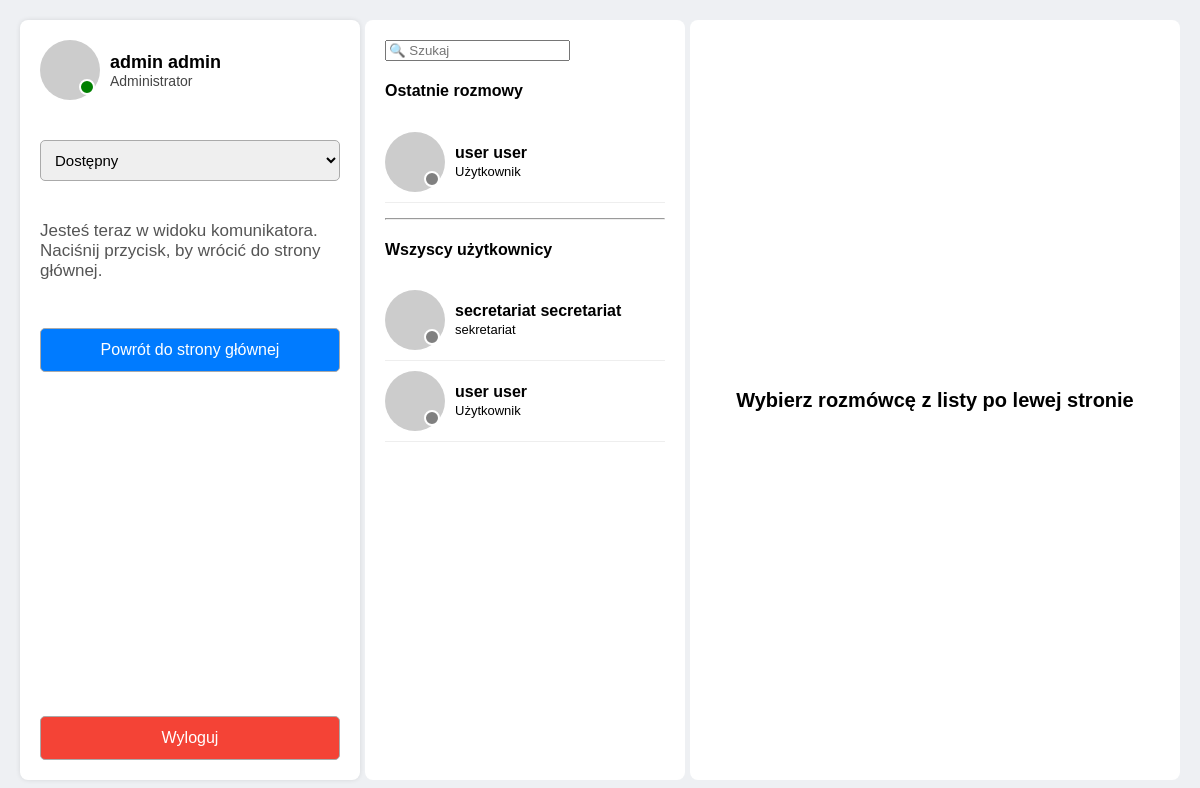
Screenshot of /messages/conversations (signed in) with the database file from the repository.
### users/models.py (models this page shows, shortened)
class User(AbstractUser):
    ROLE_CHOICES = [
        ('administrator', 'Administrator'),
        ('secretariat', 'Sekretariat'),
        ('user', 'Użytkownik'),
    ]
    STATUS_CHOICES = [
        ('available', 'Dostępny'),
        ('busy', 'Zajęty'),
        ('offline', 'Niedostępny'),
    ]
    rola = models.CharField(max_length=20, choices=ROLE_CHOICES, default='user')
    status = models.CharField(max_length=20, choices=STATUS_CHOICES, default='available')

### users/views.py (the view, shortened to what this page needs)
# urls.py: path('messages/conversations', messages_view, name='messages'),
@login_required
def messages_view(request):
    return_url = '/user/mainpage/'
    if request.user.rola == 'administrator':
        return_url = '/administrator/mainpage/'
    elif request.user.rola == 'secretariat':
        return_url = '/secretariat/mainpage/'
    all_users = User.objects.exclude(id=request.user.id).order_by('last_name', 'first_name')
    message_history = Message.objects.filter(Q(sender=request.user) | Q(receiver=request.user))
    last_user_ids = {msg.sender.id for msg in message_history}.union({msg.receiver.id for msg in message_history})
    last_user_ids.discard(request.user.id)
    recent_users = User.objects.filter(id__in=last_user_ids).annotate(
        unread_count=Count(Case(
            When(sent_messages__receiver=request.user, sent_messages__is_read=False, then=1),
            output_field=IntegerField()
        ))
    )
    selected_user = None
    conversation = []
    return render(request, 'messages/conversations.html', {
        'recent_users': recent_users,
        'all_users': all_users,
        'selected_user': selected_user,
        'messages': conversation,
        'return_url': return_url
    })

### users/templates/messages/conversations.html (shortened to what this page needs)
<!DOCTYPE html>
<html lang="pl">
<head>
</head>
<div class="container">
  <div class="sidebar">
    <div class="top-section">
      <div class="profile">
        <div class="profile-pic">
          <div class="status-dot {% if request.user.status == 'available' %}green{% elif request.user.status == 'busy' %}orange{% else %}gray{% endif %}"></div>
        </div>
        <div class="user-info">
          <h2>{{ request.user.get_full_name }}</h2>
          <div class="role">{{ request.user.get_rola_display }}</div>
        </div>
      </div>
      <form method="post" action="{% url 'change_status' %}" style="margin-top: 10px;">
        <select name="status" onchange="this.form.submit()" style="width: 100%; padding: 10px; font-size: 15px; border-radius: 5px; border: 1px solid #aaa;">
          <option value="available" {% if request.user.status == 'available' %}selected{% endif %}>Dostępny</option>
        </select>
      </form>
      <p style="font-size: 17px; color: #555; margin-top: 10px;">
        Jesteś teraz w widoku komunikatora.<br>
        Naciśnij przycisk, by wrócić do strony głównej.
      </p>
      <a href="{{ return_url }}"><button class="btn back-btn">Powrót do strony głównej</button></a>
    </div>
    <form method="post" action="{% url 'logout' %}" style="margin-top: 120px;">
      <button class="btn logout-btn" type="submit">Wyloguj</button>
    </form>
  </div>
  <div class="contacts">
    <input type="text" placeholder="🔍 Szukaj">
    <h4>Ostatnie rozmowy</h4>
    {% for user in recent_users %}
      <a href="?user={{ user.username }}" class="contact">
        <div class="profile-pic">
          <div class="status-dot {% if user.status == 'available' %}green{% elif user.status == 'busy' %}orange{% else %}gray{% endif %}" data-user="{{ user.username }}"></div>
        </div>
        <div>
          <b>{{ user.get_full_name }}</b><br>
          <span style="font-size: 13px;">{{ user.get_rola_display }}</span><br>
        </div>
      </a>
    {% empty %}
      <p>Brak konwersacji</p>
    {% endfor %}
    <hr style="margin: 15px 0;">
    <h4>Wszyscy użytkownicy</h4>
    {% for user in all_users %}
      <a href="?user={{ user.username }}" class="contact">
        <div class="profile-pic">
          <div class="status-dot {% if user.status == 'available' %}green{% elif user.status == 'busy' %}orange{% else %}gray{% endif %}" data-user="{{ user.username }}"></div>
        </div>
        <div>
          <b>{{ user.get_full_name }}</b><br>
          <span style="font-size: 13px;">{{ user.get_rola_display }}</span><br>
        </div>
      </a>
    {% endfor %}
  </div>
  <div class="chat">
    {% if selected_user %}
      <div class="chat-header">
        <div class="profile-pic">
          <div class="status-dot {% if selected_user.status == 'available' %}green{% elif selected_user.status == 'busy' %}orange{% else %}gray{% endif %}"></div>
        </div>
        <div class="chat-user-info">
          <b>{{ selected_user.get_full_name }}</b><br>
          <span style="font-size: 13px;">{{ selected_user.get_rola_display }}</span>
          {% if selected_user.unread_count > 0 %}
            <span class="unread-badge">{{ selected_user.unread_count }}</span>
          {% endif %}
        </div>
      </div>
      <div class="messages"></div>
      <form method="post" action="{% url 'send_message' %}?user={{ selected_user.username }}" class="input-bar">
        {% csrf_token %}
        <input type="hidden" name="receiver" value="{{ selected_user.username }}">
        <input type="text" name="message" placeholder="Wpisz wiadomość..." required>
        <button type="submit">Wyślij</button>
      </form>
    {% else %}
      <div style="margin: auto; font-size: 20px; text-align: center;">
        <strong>Wybierz rozmówcę z listy po lewej stronie</strong>
      </div>
    {% endif %}
  </div>
</div>
</body>
</html>

### users/templates/messages/conversations.html (style rules this page uses)
.container { display: flex; height: 100vh; padding: 20px; box-sizing: border-box; }
.sidebar { width: 300px; background-color: white; padding: 20px; border-radius: 8px; box-shadow: 0 0 5px rgba(0, 0, 0, 0.1); display: flex; flex-direction: column; justify-content: space-between; gap: 30px; }
.top-section { display: flex; flex-direction: column; gap: 30px; }
.profile { display: flex; align-items: center; gap: 10px; }
.profile-pic { width: 60px; height: 60px; background-color: #ccc; border-radius: 50%; position: relative; }
.status-dot { position: absolute; bottom: 5px; right: 5px; width: 12px; height: 12px; background-color: green; border-radius: 50%; border: 2px solid white; }
.status-dot.green { background-color: green; }
.status-dot.gray { background-color: gray; }
.user-info h2 { margin: 0; font-size: 18px; }
.role { font-size: 14px; color: #444; }
.buttons button, .logout-btn, .back-btn { width: 100%; padding: 12px 20px; font-size: 16px; border: 1px solid #aaa; border-radius: 5px; cursor: pointer; text-align: center; color: #ffffff; background-color: #444; }
.back-btn { background-color: #007bff; }
.logout-btn { background-color: #f44336; }
.contacts { width: 280px; background-color: #fff; padding: 20px; margin: 0 5px; border-radius: 8px; overflow-y: auto; }
.contact { display: flex; align-items: center; gap: 10px; padding: 10px 0; border-bottom: 1px solid #eee; text-decoration: none; color: black; }
.chat { flex: 1; display: flex; flex-direction: column; background-color: #fff; border-radius: 8px; }

### rows the page displays
User: user.get_full_name "admin admin", user.rola "Administrator", status "Dostępny"
User: get_full_name "user user", rola "Użytkownik"
User: get_full_name "secretariat secretariat", rola "sekretariat"
